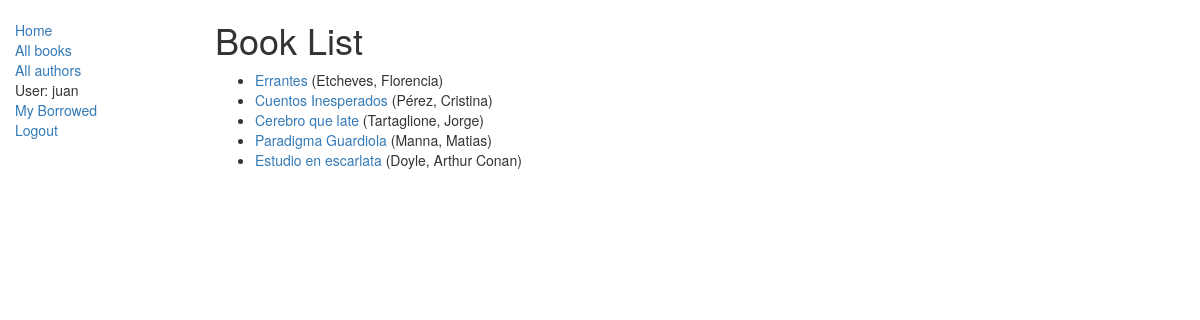
Page /catalog/books/ (signed in) on the committed database.
### catalog/models.py (models this page shows, shortened)
class Book(models.Model):
    title = models.CharField(max_length=200)
    author = models.ForeignKey('Author', on_delete=models.SET_NULL, null=True)
    summary = models.TextField(max_length=1000, help_text="Enter a brief description of the book")
    isbn = models.CharField('ISBN',max_length=13, help_text='13 Character <a href="https://www.isbn-international.org/content/what-isbn">ISBN number</a>')
    genre = models.ManyToManyField(Genre, help_text="Select a genre for this book")
    lenguaje = models.ForeignKey('Lenguaje', on_delete=models.SET_NULL, null=True)
    def get_absolute_url(self):
        return reverse('book-detail', args=[str(self.id)])
    def display_genre(self):
        """
        Creates a string for the Genre. This is required to display genre in Admin.
        """
        return ', '.join([ genre.name for genre in self.genre.all()[:3] ])
    display_genre.short_description = 'Genre'
    class Meta:
        permissions = (
            ("can_add_mod_del_books", "Add, modify or delete books"),
        )

class Author(models.Model):
    first_name = models.CharField(max_length=100)
    last_name = models.CharField(max_length=100)
    date_of_birth = models.DateField(null=True, blank=True)
    date_of_death = models.DateField('died', null=True, blank=True)
    def __str__(self):
        return '{0}, {1}'.format(self.last_name, self.first_name)
    class Meta:
        ordering = ['-id']
        permissions = (
            ("can_add_mod_del_authors", "Add, modify or delete authors"),
        )

### catalog/views.py (the view)
class BookListView(generic.ListView):
    model = Book
    template_name = 'book_list.html'  # Specify your own template name/location
    paginate_by = 10
    def get_queryset(self):
        return Book.objects.all()
    def get_context_data(self, **kwargs):
        context = super(BookListView, self).get_context_data(**kwargs)
        context['some_data'] = 'This is just some data'
        return context

### catalog/templates/catalog/book_list.html (shortened to what this page needs)
{% extends "base_generic.html" %}
{% block content %}
    <h1>Book List</h1>
    {% if book_list %}
    <ul>
      {% for book in book_list %}
      <li>
        <a href="{{ book.get_absolute_url }}">{{ book.title }}</a> ({{book.author}})
      </li>
      {% endfor %}
    </ul>
    {% else %}
      <p>There are no books in the library.</p>
    {% endif %}
{% endblock %}

### catalog/templates/base_generic.html (shortened to what this page needs)
<!DOCTYPE html>
<html lang="en">
<head>
    <link rel="stylesheet" href="https://maxcdn.bootstrapcdn.com/bootstrap/3.3.7/css/bootstrap.min.css">
    {% load static %}
    <link rel="stylesheet" href="{% static 'css/styles.css' %}">
</head>
<body>
    <div class="container-fluid">
        <div class="row">
            <div class="col-sm-2">
                {% block sidebar %}
                <ul class="sidebar-nav">
                    <li><a href="{% url 'index' %}">Home</a></li>
                    <li><a href="{% url 'books' %}">All books</a></li>
                    <li><a href="{% url 'authors' %}">All authors</a></li>
                    {% if user.is_authenticated %}
                    <li>User: {{ user.get_username }}</li>
                    <li><a href="{% url 'my-borrowed' %}">My Borrowed</a></li>
                    <li><a href="{% url 'logout'%}?next={{request.path}}">Logout</a></li>
                    {% else %}
                    <li><a href="{% url 'login'%}?next={{request.path}}">Login</a></li>
                    {% endif %}
                </ul>
                {% endblock %}
            </div>
            <div class="col-sm-10 ">
                {% block content %}{% endblock %}
            </div>
        </div>
    </div>
</body>
</html>

### catalog/static/css/styles.css (style rules this page uses)
.sidebar-nav { margin-top: 20px; padding: 0; list-style: none; }

### rows in the picture
Book: title "Errantes", author "Etcheves, Florencia"
Book: title "Cuentos Inesperados", author "Pérez, Cristina"
Book: title "Cerebro que late", author "Tartaglione, Jorge"
Book: title "Paradigma Guardiola", author "Manna, Matias"
Book: title "Estudio en escarlata", author "Doyle, Arthur Conan"

### other values in the picture
{{ user.get_username }} "juan"
